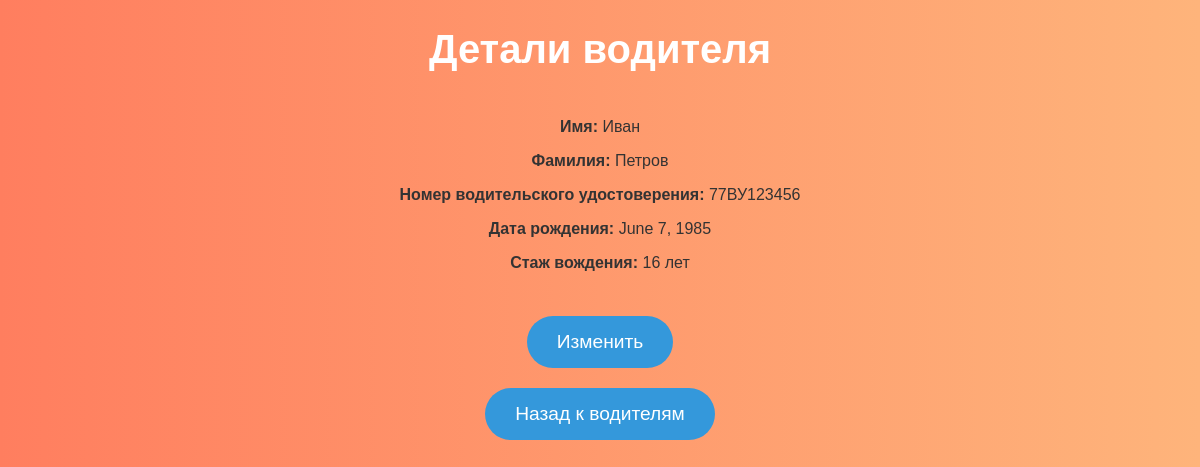
The app's page /drivers/detail/1/ with its own data.
### lab7app/models.py (models this page shows, shortened)
class Driver(models.Model):
    driver_id = models.AutoField(primary_key=True)
    first_name = models.CharField(max_length=255)
    last_name = models.CharField(max_length=255)
    license_number = models.CharField(max_length=255, unique=True)
    birth_date = models.DateField()
    driving_experience = models.IntegerField()

### lab7app/views.py (the view)
# urls.py: path('drivers/detail/<int:driver_id>/', views.driver_detail, name='driver_detail'),
def driver_detail(request, driver_id):
    driver = get_object_or_404(Driver, driver_id=driver_id)
    return render(request, 'driver_detail.html', {'driver': driver})

### lab7app/templates/driver_detail.html (shortened to what this page needs)
{% load static %}
<!DOCTYPE html>
<html lang="ru">
<head>
    <link rel="stylesheet" href="{% static 'styles.css' %}">
</head>
<body class="driver-detail">
    <h1>Детали водителя</h1>
    <div class="driver-info">
        <p><strong>Имя:</strong> {{ driver.first_name }}</p>
        <p><strong>Фамилия:</strong> {{ driver.last_name }}</p>
        <p><strong>Номер водительского удостоверения:</strong> {{ driver.license_number }}</p>
        <p><strong>Дата рождения:</strong> {{ driver.birth_date }}</p>
        <p><strong>Стаж вождения:</strong> {{ driver.driving_experience }} лет</p>
    </div>
    <br>
    <a href="{% url 'edit_driver' driver.driver_id %}">
        <button>Изменить</button>
    </a>
    <a href="{% url 'drivers' %}">
        <button>Назад к водителям</button>
    </a>
</body>
</html>

### lab7app/static/styles.css (style rules this page uses)
body { font-family: 'Arial', sans-serif; background: linear-gradient(to right, #ff7e5f, #feb47b); color: #333; margin: 0; padding: 0; display: flex; flex-direction: column; justify-content: flex-start; align-items: center; height: 100vh; text-align: center; }
h1 { font-size: 2.5em; color: #ffffff; margin-bottom: 30px; font-weight: bold; }
button { padding: 15px 30px; font-size: 1.2em; margin: 10px 0; border-radius: 50px; border: none; cursor: pointer; transition: background-color 0.3s ease, transform 0.3s ease; background-color: #3498db; color: white; }
a { text-decoration: none; color: inherit; }

### records on screen
Driver: first_name "Иван", last_name "Петров", license_number "77ВУ123456", birth_date "June 7, 1985", driving_experience "16"
